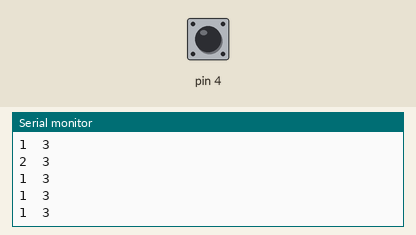
Recording of a sketch running on a simulated Arduino Uno, built with avr-gcc and run on an emulated ATmega328P. Shown: the last lines printed to the serial monitor. The test bench sets the inputs (shaded band); at power-on: pin 4 HIGH.

Above: at 1.2 s.
1.3 s: pin 4 pulled LOW for 0.15 s
At 1.35 s:
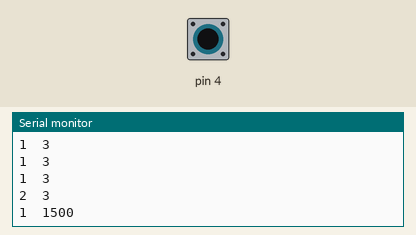
2.9 s: pin 4 pulled LOW for 1 s
At 3.34 s:
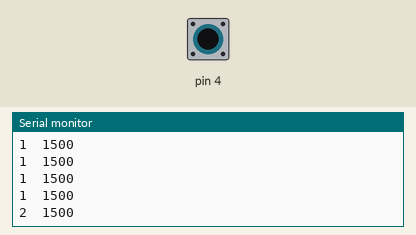
Timing chart, 0 to 5.9 s (numbered marks = the images above; inputs shaded):
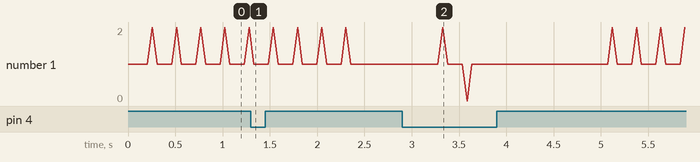

The sketch:

spout_capacitive_sensor_v1_gos.ino
```cpp
#include <CapacitiveSensor.h>
CapacitiveSensor Spout = CapacitiveSensor(2,4);
void setup()
{
   //Spout.set_CS_AutocaL_Millis(0xFFFFFFFF);     // turn off autocalibrate on channel 1 - just as an example
   Serial.begin(9600);
}

void loop()
{
    long start = millis();
    long total1 =  Spout.capacitiveSensor(10);

    Serial.print(millis() - start);        // check on performance in milliseconds
    Serial.print("\t");                    // tab character for debug windown spacing

    Serial.println(total1);                  // print sensor output 1


    delay(50);                             // arbitrary delay to limit data to serial port
}
```

Measured:
- after the input at 1.3 s, the serial monitor: prints a new line at once (image 1)
- after the input at 2.9 s, the serial monitor: prints a new line after 0.43 s (image 2)
